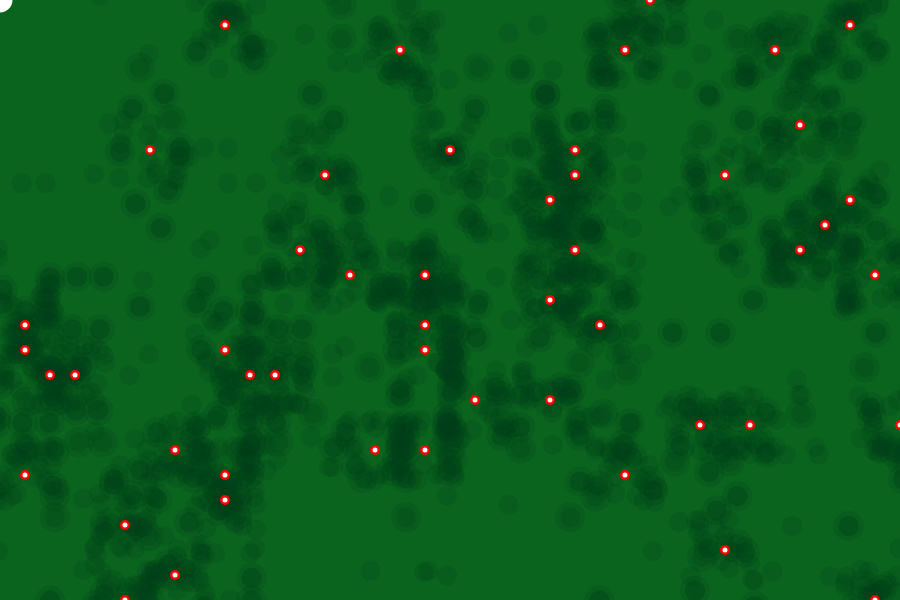
Frame 1 (no input)
Frame 60 (no input): identical to frame 1, image omitted
Frame 120 (the mouse pressed at the canvas centre since frame 60): identical to frame 1, image omitted

The p5.js sketch that drew this single still picture (run headless with seeded random() and noise() and a simulated clock; from frame 60 on, the mouse is pressed at the canvas centre):

// p5.js sketch
// ── sketch.js
// NOTE:
// This is all temporary backup and is not the final project, 
// since i have study to complete i spend too much time on windows computer on which i can`t continue my tcg-term game, i'll be working on this instead.

let player; 
let img;
let pokemons = [];
let bushes = [];
let name;
var pokemon_names=new Array("Bulbasaur","Ivysaur","Venusaur","Charmander","Charmeleon","Charizard","Squirtle","Wartortle","Blastoise","Caterpie","Metapod","Butterfree","Weedle","Kakuna","Beedrill","Pidgey","Pidgeotto","Pidgeot","Rattata","Raticate","Spearow","Fearow","Ekans","Arbok","Pikachu","Raichu","Sandshrew","Sandslash","Nidoran","Nidorina","Nidoqueen","Nidoran","Nidorino","Nidoking","Clefairy","Clefable","Vulpix","Ninetales","Jigglypuff","Wigglytuff","Zubat","Golbat","Oddish","Gloom","Vileplume","Paras","Parasect","Venonat","Venomoth","Diglett","Dugtrio","Meowth","Persian","Psyduck","Golduck","Mankey","Primeape","Growlithe","Arcanine","Poliwag","Poliwhirl","Poliwrath","Abra","Kadabra","Alakazam","Machop","Machoke","Machamp","Bellsprout","Weepinbell","Victreebel","Tentacool","Tentacruel","Geodude","Graveler","Golem","Ponyta","Rapidash","Slowpoke","Slowbro","Magnemite","Magneton","Farfetch'd","Doduo","Dodrio","Seel","Dewgong","Grimer","Muk","Shellder","Cloyster","Gastly","Haunter","Gengar","Onix","Drowzee","Hypno","Krabby","Kingler","Voltorb","Electrode","Exeggcute","Exeggutor","Cubone","Marowak","Hitmonlee","Hitmonchan","Lickitung","Koffing","Weezing","Rhyhorn","Rhydon","Chansey","Tangela","Kangaskhan","Horsea","Seadra","Goldeen","Seaking","Staryu","Starmie","Mr. Mime","Scyther","Jynx","Electabuzz","Magmar","Pinsir","Tauros","Magikarp","Gyarados","Lapras","Ditto","Eevee","Vaporeon","Jolteon","Flareon","Porygon","Omanyte","Omastar","Kabuto","Kabutops","Aerodactyl","Snorlax","Articuno","Zapdos","Moltres","Dratini","Dragonair","Dragonite","Mewtwo","Mew");
let pokemon_count = 50;
let grid_size  = 25;



let play_btn;

function setup() {
  createCanvas(900, 600);
  
  // Create Player object as player
  player = new Player(grid_size);
  
  for(let i=0; i < pokemon_count; i++){
    name = pokemon_names[round(random(pokemon_names.length))];
    pokemons[i] = new Pokemon(grid_size,name);
    bushes[i] = new Bushe(pokemons[i].x,pokemons[i].y);
  }
  
  let pokemon_index = round(random(pokemon_count))
  append(player.pokemons,pokemons[pokemon_index])
  
  print(player.pokemons[0].name+' I choose you!')
}

function draw() {
  
  if(player.room == 1){
    // In game (forest)
    background(10,100,30);
    //Bushes
    for(let i =0; i<bushes.length; i++){
      bushes[i].display();
    }
    for(let i =0; i<pokemons.length; i++){
      pokemons[i].display();
      
      //Encounter
      if (player.x == pokemons[i].x && player.y == pokemons[i].y) {
        player.x+=grid_size;
        print('A wild '+pokemons[i].name+' apeared!')
        encounter = pokemons[i];
        pokemons.splice(i, 1);
        //player.room = 'Battle'
      }
    }
    player.display();
  }
  
  if(player.room == 2){
    // In game (village)
    background(100,90,80);
  }
  
  if(player.room == 3){
    // Main Menu
    background(100,90,80);
  }
  
  if(player.room == 'Battle'){
    // Battle
  }
  
}

// Classes

class Field {
  constructor() {
    this.active = None;
  }
}

class Player {
  constructor(size) {
    this.room = 1;
    this.pokemons = [];
    this.x = 0;
    this.y = 0;
    this.size = size;
  }
  
  display(){
    fill(255)
    ellipse(this.x,this.y,this.size)
  }
}

class Pokemon {
  constructor(grid_size,name) {
    this.name = name;
    this.x = grid_size*round(random(width/grid_size));
    this.y = grid_size*round(random(height/grid_size));
    this.size = 10;
  }
  
  display(){
    //Debug
    fill(255,0,0)
    ellipse(this.x,this.y,this.size)
    fill(255)
    ellipse(this.x,this.y,this.size/2)
  }
}

class Bushe {
  constructor(x,y) {
    this.x = x;
    this.y = y;
    this.size = 10
  }
  
  display(){
    // Bushes
    for(let i=0; i < 10; i++){
      fill(0,60,25,50)
      noStroke()
      ellipse(this.x+cos(i+this.x)*grid_size*1.2,this.y+tan(i+this.y)*grid_size*1.2,this.size*3)
      ellipse(this.x+cos(i+this.x+1)*grid_size*1.2,this.y+tan(i+this.y+1)*grid_size*1.2,this.size*2)
      ellipse(this.x+cos(i+this.x-1)*grid_size*1.2,this.y+tan(i+this.y-1)*grid_size*1.2,this.size*2)
      ellipse(this.x+tan(i+this.x-1)*grid_size*1.2,this.y+sin(i+this.y+1)*grid_size*1.2,this.size*2)
      ellipse(this.x+sin(i+this.x+1)*grid_size*1.2,this.y+cos(i+this.y-1)*grid_size*1.2,this.size*2)
    }
  }
}

function keyPressed() {
  if (keyCode === LEFT_ARROW) {
    player.x-=player.size;
  } else if (keyCode === RIGHT_ARROW) {
    player.x+=player.size;
  }
  if (keyCode === UP_ARROW) {
    player.y-=player.size;
  } else if (keyCode === DOWN_ARROW) {
    player.y+=player.size;
  }
  // Boundery
  if (player.x>width) {
    player.x=0;
  }
  if (player.x<0) {
    player.x=width;
  }
  if (player.y>height) {
    player.y=0;
  }
  if (player.y<0) {
    player.y=height;
  }
}
